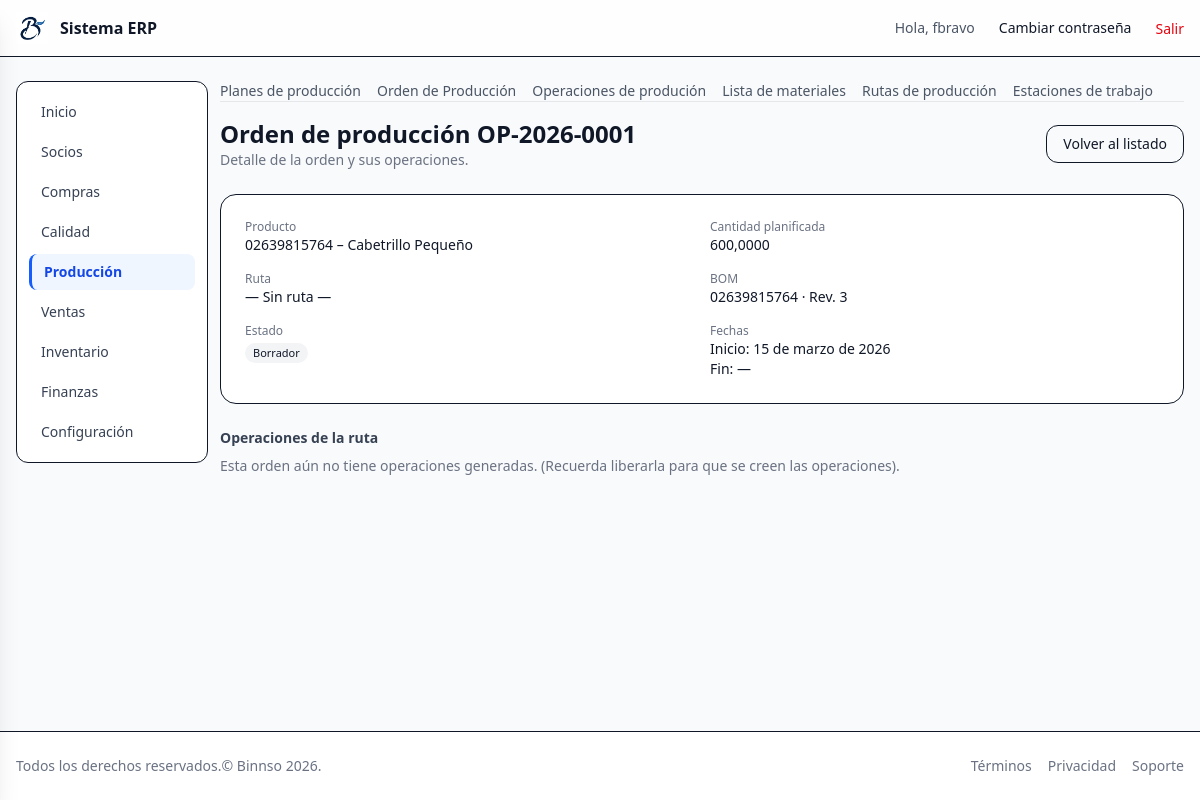
Page /production/orders/1/ (signed in) on the committed database.
### production/models.py (models this page shows, shortened)
class ProductionOrder(AuditModel):
    code = models.CharField(
        max_length=50,
        unique=True,
        help_text="Código interno de la orden (ej: OP-2025-0001)."
    )
    product = models.ForeignKey(
        Product,
        on_delete=models.PROTECT,
        related_name="production_orders",
    )
    quantity_planned = models.DecimalField(
        max_digits=12,
        decimal_places=4,
        help_text="Cantidad planificada de producto terminado."
    )
    quantity_produced = models.DecimalField(
        max_digits=12,
        decimal_places=4,
        default=Decimal("0"),
        help_text="Cantidad realmente producida ."
    )
    route = models.ForeignKey(
        ProductRoute,
        on_delete=models.SET_NULL,
        null=True,
        blank=True,
        related_name="production_orders",
    )
    bom = models.ForeignKey(
        BillOfMaterial,
        on_delete=models.SET_NULL,
        null=True,
        blank=True,
        related_name="production_orders",
    )
    finished_lot = models.ForeignKey(
        Lot,
        on_delete=models.SET_NULL,
        null=True,
        blank=True,
        related_name="as_finished_in_orders",
        help_text="Lote de producto terminado asociado a esta OP."
    )
    start_date = models.DateField(null=True, blank=True)
    end_date = models.DateField(null=True, blank=True)
    status = models.CharField(
        max_length=20,
        choices=ProductionOrderStatus.choices,
        default=ProductionOrderStatus.DRAFT,
    )
    origin_type = models.CharField(
        max_length=20,
        choices=ProductionOrderOrigin.choices,
        default=ProductionOrderOrigin.PLANNING,
    )
    origin_reference = models.CharField(
        max_length=100,
        blank=True,
        null=True,
        help_text="Referencia externa: código de pedido u planficación de la produción.",
    )
    plan = models.ForeignKey(
        "ProductionPlan",
        on_delete=models.PROTECT,
        null=True,
        blank=True,
        related_name="orders",
        help_text="Plan de producción del que nace esta OP."
    )
    notes = models.TextField(blank=True, null=True)
    class Meta:
        verbose_name = "Orden de producción"
        verbose_name_plural = "Órdenes de producción"

class BillOfMaterial(AuditModel):
    product_finished = models.ForeignKey(
        Product,
        on_delete=models.PROTECT,
        related_name="boms",
        limit_choices_to={"product_type": ProductType.FG, "is_active": True},
        verbose_name="Producto terminado",
    )
    revision = models.CharField(
        max_length=10,
        default="1",
        help_text="Versión del plano (1, 1.1, A, B, etc.)",
    )
    description = models.TextField(
        blank=True,
        null=True,
        help_text="Descripción general del plano / notas técnicas.",
    )
    is_active = models.BooleanField(default=True)
    class Meta:
        verbose_name = "Plano de fabricación"
        verbose_name_plural = "Planos de fabricación"
        unique_together = ("product_finished", "revision")
    def __str__(self):
        return f"{self.product_finished.code} · Rev. {self.revision}"

### inventory/models.py (models this page shows, shortened)
class Product(AuditModel):
    product_type = models.CharField(
    max_length=10,
    choices=ProductType.choices,
    default=ProductType.RAW,   # Por defecto materia prima
    )
    code = models.CharField(max_length=50, unique=True ) # codigo uncio de producto
    code_2 = models.CharField(max_length=50, blank=True, null=True)
    name = models.CharField(max_length=200)
    base_unit = models.ForeignKey(   #  unidad técnica base
        Unit,
        on_delete=models.PROTECT,
        related_name="products",
        verbose_name="Unidad base",
    )
    unit_price = models.DecimalField(max_digits=10, decimal_places=4, default=0)
    unit_cost = models.DecimalField(max_digits=10, decimal_places=4,  null=True, blank=True)
    tax_scheme = models.ForeignKey(
        TaxScheme,
        on_delete=models.SET_NULL,
        null=True,
        blank=True,
        related_name="products",
        verbose_name="Esquema tributario",
    )
    provider = models.CharField(max_length=200, blank=True, null=True)
    category = models.CharField(max_length=100, blank=True, null=True)
    brand = models.CharField(max_length=100, blank=True, null=True)
    attribute1 = models.CharField(max_length=100, blank=True, null=True)
    attribute2 = models.CharField(max_length=100, blank=True, null=True)
    is_active = models.BooleanField(default=True)
    lot_prefix = models.CharField(
        max_length=20,
        blank=True,
        null=True,
        help_text="Prefijo para el lote de producción (ej: CAP, CAM, 00101, 00102)."
    )
    use_date_in_lot = models.BooleanField(
        default=True,
        help_text="Si está activo, el lote incluye mes y año de fabricación."
    )
    class Meta:
        ordering = ["name"]
        verbose_name = "Producto"
        verbose_name_plural = "Productos"
        permissions = [
            ("export_product", "Puede exportar productos"),
        ]

### production/views.py (the view)
# urls.py: path("orders/<int:pk>/",ProductionOrderDetailView.as_view(), name="order_detail"),
class ProductionOrderDetailView(LoginRequiredMixin, ModulePermissionMixin, DetailView):
    permission_required = "production.view_productionorder"
    model = ProductionOrder
    template_name = "production/order_detail.html"
    context_object_name = "order"
    def get_context_data(self, **kwargs):
        ctx = super().get_context_data(**kwargs)
        order: ProductionOrder = self.object
        ops = (
            order.operations
            .select_related("step", "step__work_center", "input_lot", "output_lot")
            .order_by("sequence", "id")
        )
        ctx["operations"] = ops
        return ctx

### core/context_processors.py (called while the page is built, shortened)
def module_access(request):
    user = getattr(request, "user", None)
    if user is None or not user.is_authenticated:
        return {"modules": {k: False for k in MODULE_APP_MAP}}
    if user.is_superuser or user.groups.filter(name="admin").exists():
        return {"modules": {k: True for k in MODULE_APP_MAP}}

### core/mixins.py (called while the page is built)
    def has_permission(self):
        user = self.request.user
        if user.is_superuser or user.groups.filter(name="admin").exists():
            return True
        return super().has_permission()

### templates/production/order_detail.html (shortened to what this page needs)
{% extends "layouts/app.html" %}
{% load static %}
{% block app_content %}
{% include "production/_nav.html" %}
  <div class="mb-6 flex items-center justify-between">
    <div>
      <h1 class="text-2xl font-semibold">Orden de producción {{ order.code }}</h1>
      <p class="text-sm text-gray-500">
        Detalle de la orden y sus operaciones.
      </p>
    </div>
    <a href="{% url 'production:orders_list' %}"
       class="rounded-xl border px-4 py-2 text-sm hover:bg-gray-50">
      Volver al listado
    </a>
  </div>
  <div class="mb-6 rounded-2xl border bg-white p-4 md:p-6 text-sm">
    <div class="grid gap-4 md:grid-cols-2">
      <div>
        <p class="text-xs text-gray-500">Producto</p>
        <p class="text-sm font-medium">
          {{ order.product.code }} – {{ order.product.name }}
        </p>
      </div>
      <div>
        <p class="text-xs text-gray-500">Cantidad planificada</p>
        <p class="text-sm font-medium">
          {{ order.quantity_planned }}
        </p>
      </div>
      <div>
        <p class="text-xs text-gray-500">Ruta</p>
        <p class="text-sm">
          {{ order.route|default:"— Sin ruta —" }}
        </p>
      </div>
      <div>
        <p class="text-xs text-gray-500">BOM</p>
        <p class="text-sm">
          {{ order.bom|default:"— Sin BOM —" }}
        </p>
      </div>
      <div>
        <p class="text-xs text-gray-500">Estado</p>
        <p class="mt-1 inline-flex rounded-full bg-gray-100 px-2 py-0.5 text-[11px]">
          {{ order.get_status_display }}
        </p>
      </div>
      <div>
        <p class="text-xs text-gray-500">Fechas</p>
        <p class="text-sm">
          Inicio: {{ order.start_date|default:"—" }}<br>
          Fin: {{ order.end_date|default:"—" }}
        </p>
      </div>
    </div>
  </div>
  <h2 class="mb-2 text-sm font-semibold text-gray-700">
    Operaciones de la ruta
  </h2>
  {% if operations %}
    <div class="overflow-x-auto rounded-2xl border bg-white">
      <table class="min-w-full text-xs">
        <thead>
          <tr class="border-b bg-gray-50 text-[11px] font-semibold text-gray-600">
            <th class="px-3 py-2 text-left">Secuencia</th>
            <th class="px-3 py-2 text-left">Centro de trabajo</th>
            <th class="px-3 py-2 text-left">Paso</th>
            <th class="px-3 py-2 text-left">Estado</th>
            <th class="px-3 py-2 text-left">Inicio</th>
            <th class="px-3 py-2 text-left">Fin</th>
            <th class="px-3 py-2 text-right">Cant. entrada</th>
            <th class="px-3 py-2 text-right">Cant. salida</th>
            <th class="px-3 py-2 text-right">Acciones</th>
          </tr>
        </thead>
        <tbody class="divide-y divide-gray-100">
          {% for op in operations %}
            <tr class="hover:bg-gray-50">
              <td class="px-3 py-2 align-top text-[11px] font-semibold text-gray-900">
                {{ op.sequence }}
              </td>
              <td class="px-3 py-2 align-top text-[11px]">
                {{ op.step.work_center.code }} – {{ op.step.work_center.name }}
              </td>
              <td class="px-3 py-2 align-top text-[11px]">
                {{ op.step.name }}
              </td>
              <td class="px-3 py-2 align-top text-[11px]">
                <span class="inline-flex rounded-full bg-gray-100 px-2 py-0.5">
                  {{ op.get_status_display }}
                </span>
              </td>
              <td class="px-3 py-2 align-top text-[11px] text-gray-700">
                {{ op.started_at|default:"—" }}
              </td>
              <td class="px-3 py-2 align-top text-[11px] text-gray-700">
                {{ op.finished_at|default:"—" }}
              </td>
              <td class="px-3 py-2 align-top text-right text-[11px] text-gray-900">
                {{ op.quantity_input|default:"—" }}
              </td>
              <td class="px-3 py-2 align-top text-right text-[11px] text-gray-900">
                {{ op.quantity_output|default:"—" }}
              </td>
              <td class="px-3 py-2 align-top text-right text-[11px]">
                <a href="{% url 'production:operation_edit' op.pk %}"
                   class="inline-block rounded-lg border px-2 py-1 hover:bg-gray-50">
                  Ejecutar / editar
                </a>
              </td>
            </tr>
          {% endfor %}
        </tbody>
      </table>
    </div>
  {% else %}
    <p class="text-sm text-gray-500">
      Esta orden aún no tiene operaciones generadas.
      (Recuerda liberarla para que se creen las operaciones).
    </p>
  {% endif %}
{% endblock %}

### templates/partials/_navbar.html (shortened to what this page needs)
{% load static %}
<header class="bg-white/80 backdrop-blur border-b">
  <div class="container mx-auto max-w-7xl px-4 py-3 flex items-center justify-between">
    <a href="{% url 'dashboard' %}" class="flex items-center gap-3">
      <img src="{% static 'img/logo.png' %}" alt="Logo" class="h-8 w-8" />
      <span class="font-semibold">Sistema ERP</span>
    </a>
    <nav class="hidden md:flex items-center gap-6">
      {% if request.user.is_authenticated %}
        <span class="text-sm text-gray-600">Hola, {{ request.user.get_username }}</span>
        <a href="{% url 'password_change' %}" class="text-sm hover:underline">Cambiar contraseña</a>
        <form method="post" action="{% url 'logout' %}" class="inline">
          <button type="submit" class="text-sm text-red-600 hover:underline">
          Salir
        </button>
          </form>
      {% else %}
        <a href="{% url 'login' %}" class="text-sm text-blue-600 hover:underline">Iniciar sesión</a>
      {% endif %}
    </nav>
  </div>
</header>

### rows in the picture
ProductionOrder: code "OP-2026-0001", product.code "02639815764", product.name "Cabetrillo Pequeño", quantity_planned "600,0000", route "— Sin ruta —", bom "02639815764 · Rev. 3", status "Borrador", start_date "15 de marzo de 2026", end_date "—"

### other values in the picture
{{ request.user.get_username }} "fbravo"
